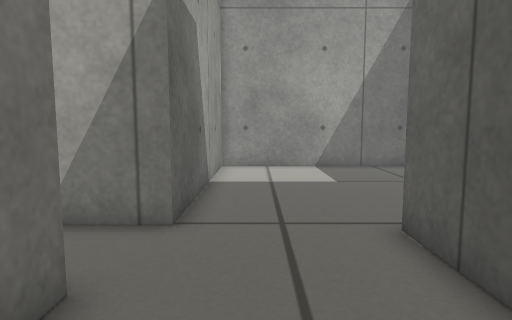
[1] (above)

12 first-person views from a walk through a robot-simulator world made for Gazebo. The camera is 0.39 m above the floor, tilts 6° down and sees 75° across. The floor is counted in squares, 0.2 m on a side. Each view is taken from the middle of a square. On the plan, view 1 faces up. The plan holds only what a view shows up to about 17 squares ahead; the rest is blank.

[2]
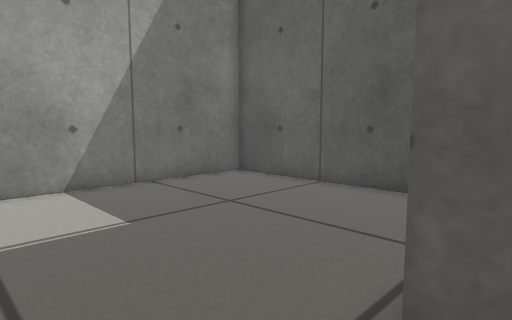

[3]
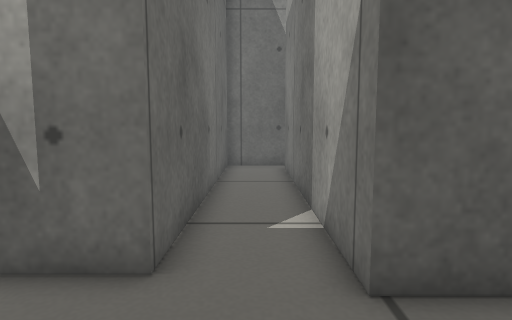

[4]
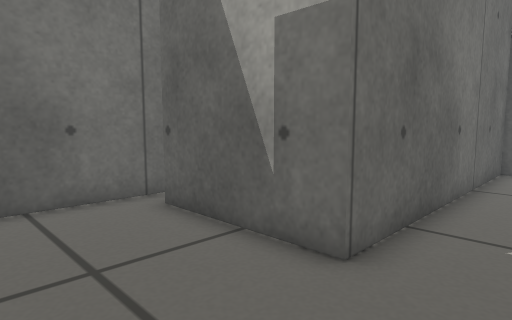

[5]
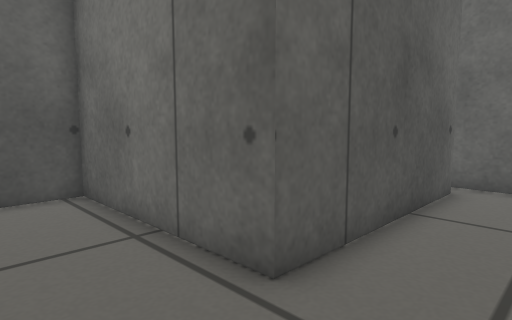

[6]
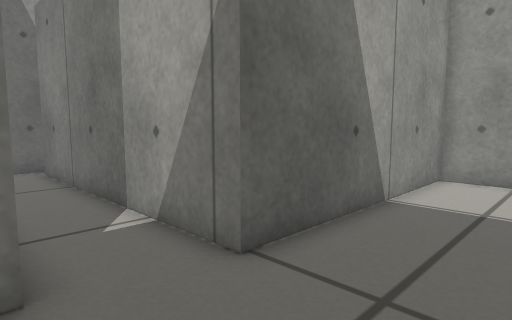

[7]
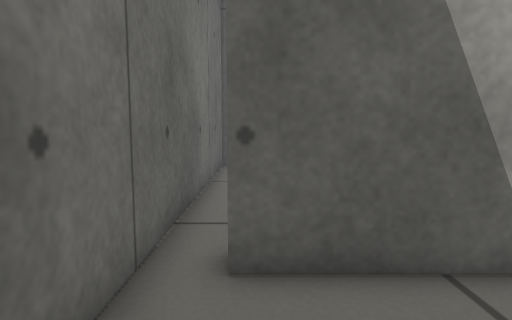

[8]
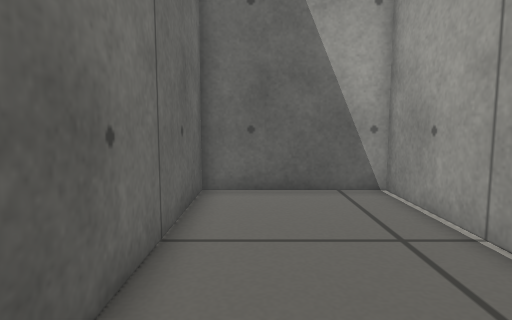

[9]
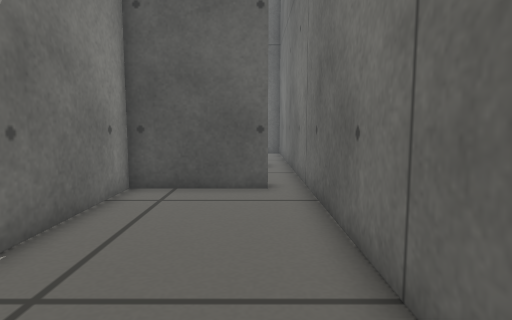

[10]
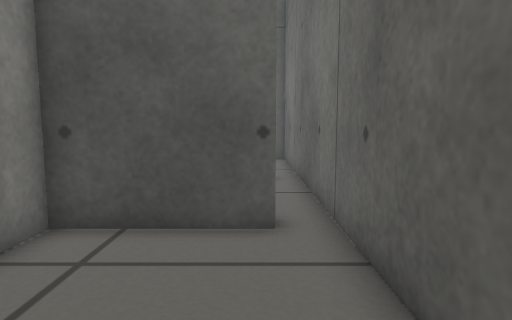

[11]
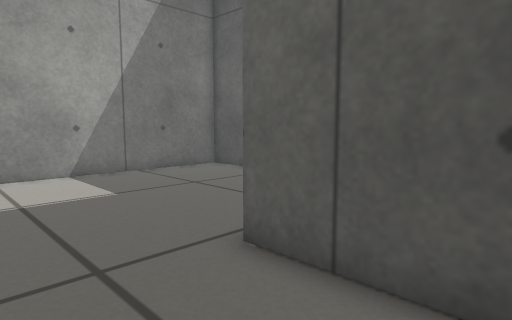

[12]
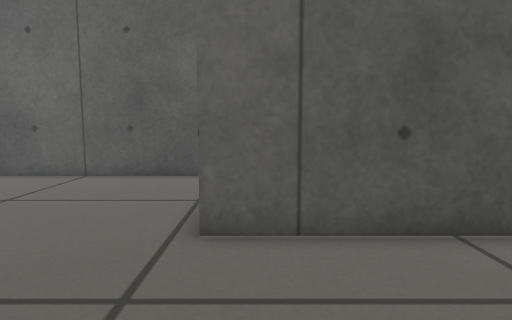

### Floor plan
Ten units are one square. View 1 is at (0, 0); x grows to the right and y downward. Boxes are objects, and circles mark ways between rooms. Rooms are numbered by the first view taken in them; rooms with no view inside come last. Other rooms are left out.
<svg viewBox="-143 -162 245 193">
<path fill="none" stroke="#000" d="M-16 -63 -129 -63M-34 26 35 26M27 16 27 -60M-138 -66 -138 -36 -22 -36 -22 14M27 -60 97 -60 96 -157 -16 -157 -16 -63M-29 14 -29 -29 -138 -29 -138 26 -34 26"/>
<circle cx="5" cy="-60" r="3" fill="#2a7"/>
<circle cx="-25" cy="20" r="3" fill="#2a7"/>
<text x="-30" y="-40">1</text>
<text x="40" y="-110">2</text>
<text x="-90" y="0">3</text>
</svg>
Room 1 opens to room 2. Room 1 opens to room 3.

Where each view was taken, in squares from view 1:
view 1: 0 up, 0 right, facing up
view 2: 5 up, 0 right, facing up-right
view 3: 5 up, 2 right, facing left
view 4: 6 up, 2 right, facing down-left
view 5: 9 up, 0 right, facing down-right
view 6: 3 up, 2 right, facing up-left
view 7: 1 down, 2 right, facing left
view 8: 1 down, 4 left, facing left
view 9: 1 down, 13 left, facing right
view 10: 1 down, 9 left, facing right
view 11: 2 up, 1 left, facing up-right
view 12: 5 up, 3 left, facing right
